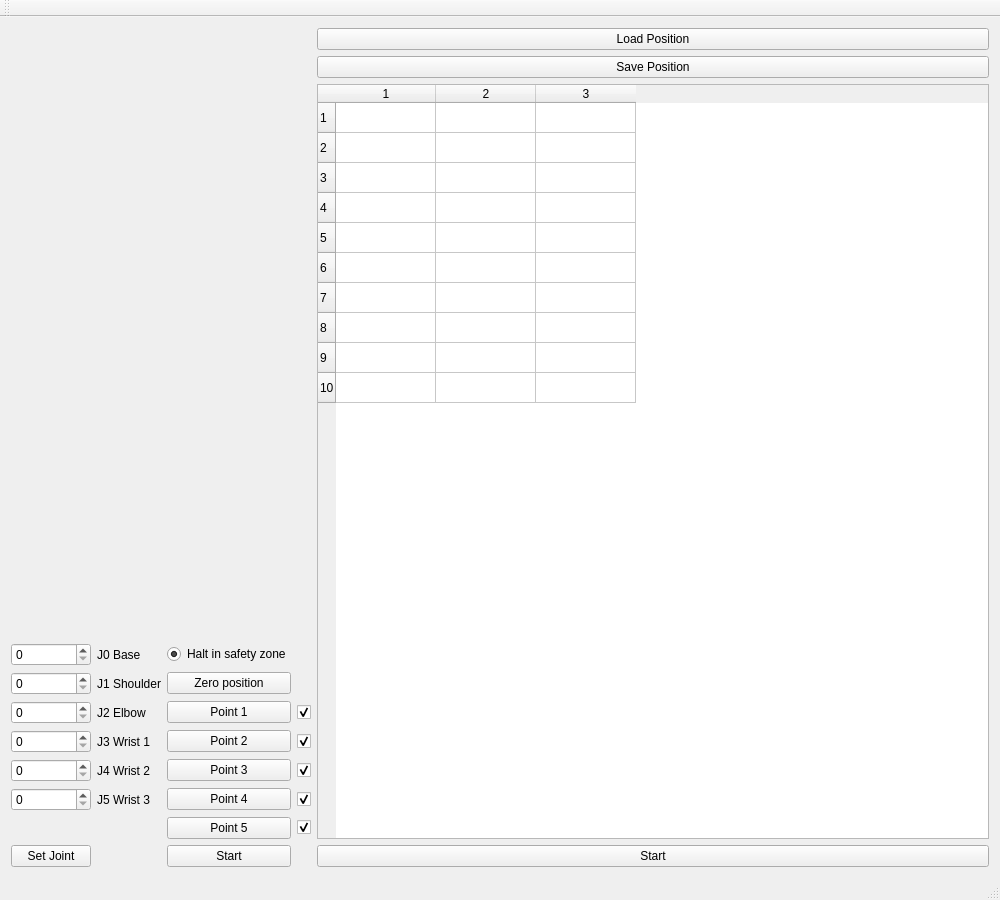
<?xml version="1.0" encoding="UTF-8"?>
<ui version="4.0">
 <class>MainWindow</class>
 <widget class="QMainWindow" name="MainWindow">
  <property name="enabled">
   <bool>true</bool>
  </property>
  <property name="geometry">
   <rect>
    <x>0</x>
    <y>0</y>
    <width>1000</width>
    <height>900</height>
   </rect>
  </property>
  <property name="minimumSize">
   <size>
    <width>1000</width>
    <height>600</height>
   </size>
  </property>
  <property name="windowTitle">
   <string>MainWindow</string>
  </property>
  <widget class="QWidget" name="centralWidget">
   <layout class="QHBoxLayout" name="horizontalLayout">
    <item>
     <layout class="QGridLayout" name="gridLayout">
      <item row="2" column="0">
       <layout class="QGridLayout" name="gridLayout_2">
        <property name="topMargin">
         <number>0</number>
        </property>
        <item row="1" column="1">
         <widget class="QLabel" name="label_1">
          <property name="text">
           <string>J1 Shoulder</string>
          </property>
         </widget>
        </item>
        <item row="7" column="2">
         <widget class="QPushButton" name="pushButton">
          <property name="text">
           <string>Start</string>
          </property>
         </widget>
        </item>
        <item row="4" column="0">
         <widget class="QSpinBox" name="spinBox_4"/>
        </item>
        <item row="7" column="0">
         <widget class="QPushButton" name="jontButton">
          <property name="text">
           <string>Set Joint</string>
          </property>
         </widget>
        </item>
        <item row="2" column="1">
         <widget class="QLabel" name="label_2">
          <property name="text">
           <string>J2 Elbow</string>
          </property>
         </widget>
        </item>
        <item row="0" column="2">
         <widget class="QRadioButton" name="haltButton">
          <property name="enabled">
           <bool>true</bool>
          </property>
          <property name="text">
           <string>Halt in safety zone</string>
          </property>
          <property name="checked">
           <bool>true</bool>
          </property>
         </widget>
        </item>
        <item row="6" column="2">
         <widget class="QPushButton" name="p5Button">
          <property name="enabled">
           <bool>true</bool>
          </property>
          <property name="text">
           <string>Point 5</string>
          </property>
         </widget>
        </item>
        <item row="4" column="3">
         <widget class="QCheckBox" name="checkBox_3">
          <property name="text">
           <string/>
          </property>
          <property name="checked">
           <bool>true</bool>
          </property>
         </widget>
        </item>
        <item row="1" column="0">
         <widget class="QSpinBox" name="spinBox_1"/>
        </item>
        <item row="3" column="1">
         <widget class="QLabel" name="label_3">
          <property name="text">
           <string>J3 Wrist 1</string>
          </property>
         </widget>
        </item>
        <item row="0" column="1">
         <widget class="QLabel" name="label_0">
          <property name="text">
           <string>J0 Base</string>
          </property>
         </widget>
        </item>
        <item row="3" column="0">
         <widget class="QSpinBox" name="spinBox_3"/>
        </item>
        <item row="2" column="2">
         <widget class="QPushButton" name="p1Button">
          <property name="text">
           <string>Point 1</string>
          </property>
         </widget>
        </item>
        <item row="6" column="3">
         <widget class="QCheckBox" name="checkBox_5">
          <property name="text">
           <string/>
          </property>
          <property name="checked">
           <bool>true</bool>
          </property>
         </widget>
        </item>
        <item row="1" column="2">
         <widget class="QPushButton" name="zeroButton">
          <property name="text">
           <string>Zero position</string>
          </property>
         </widget>
        </item>
        <item row="3" column="2">
         <widget class="QPushButton" name="p2Button">
          <property name="text">
           <string>Point 2</string>
          </property>
         </widget>
        </item>
        <item row="2" column="3">
         <widget class="QCheckBox" name="checkBox">
          <property name="text">
           <string/>
          </property>
          <property name="checked">
           <bool>true</bool>
          </property>
         </widget>
        </item>
        <item row="3" column="3">
         <widget class="QCheckBox" name="checkBox_2">
          <property name="text">
           <string/>
          </property>
          <property name="checkable">
           <bool>true</bool>
          </property>
          <property name="checked">
           <bool>true</bool>
          </property>
         </widget>
        </item>
        <item row="4" column="2">
         <widget class="QPushButton" name="p3Button">
          <property name="text">
           <string>Point 3</string>
          </property>
         </widget>
        </item>
        <item row="5" column="1">
         <widget class="QLabel" name="label_5">
          <property name="text">
           <string>J5 Wrist 3</string>
          </property>
         </widget>
        </item>
        <item row="2" column="0">
         <widget class="QSpinBox" name="spinBox_2"/>
        </item>
        <item row="5" column="0">
         <widget class="QSpinBox" name="spinBox_5"/>
        </item>
        <item row="0" column="0">
         <widget class="QSpinBox" name="spinBox_0"/>
        </item>
        <item row="4" column="1">
         <widget class="QLabel" name="label_4">
          <property name="text">
           <string>J4 Wrist 2</string>
          </property>
         </widget>
        </item>
        <item row="5" column="2">
         <widget class="QPushButton" name="p4Button">
          <property name="text">
           <string>Point 4</string>
          </property>
         </widget>
        </item>
        <item row="5" column="3">
         <widget class="QCheckBox" name="checkBox_4">
          <property name="text">
           <string/>
          </property>
          <property name="checked">
           <bool>true</bool>
          </property>
         </widget>
        </item>
       </layout>
      </item>
      <item row="1" column="0">
       <spacer name="verticalSpacer">
        <property name="orientation">
         <enum>Qt::Vertical</enum>
        </property>
        <property name="sizeHint" stdset="0">
         <size>
          <width>20</width>
          <height>40</height>
         </size>
        </property>
       </spacer>
      </item>
      <item row="0" column="0">
       <layout class="QVBoxLayout" name="verticalLayout"/>
      </item>
     </layout>
    </item>
    <item>
     <layout class="QGridLayout" name="gridLayout_3">
      <item row="3" column="2">
       <widget class="QPushButton" name="savePosButton">
        <property name="text">
         <string>Save Position</string>
        </property>
       </widget>
      </item>
      <item row="6" column="2">
       <widget class="QPushButton" name="startButton">
        <property name="text">
         <string>Start</string>
        </property>
       </widget>
      </item>
      <item row="5" column="2">
       <widget class="QTableWidget" name="tableWidget">
        <property name="rowCount">
         <number>10</number>
        </property>
        <property name="columnCount">
         <number>3</number>
        </property>
        <attribute name="horizontalHeaderCascadingSectionResizes">
         <bool>false</bool>
        </attribute>
        <row/>
        <row/>
        <row/>
        <row/>
        <row/>
        <row/>
        <row/>
        <row/>
        <row/>
        <row/>
        <column/>
        <column/>
        <column/>
       </widget>
      </item>
      <item row="2" column="2">
       <widget class="QPushButton" name="loadPosButton">
        <property name="text">
         <string>Load Position</string>
        </property>
       </widget>
      </item>
     </layout>
    </item>
   </layout>
  </widget>
  <widget class="QMenuBar" name="menuBar">
   <property name="geometry">
    <rect>
     <x>0</x>
     <y>0</y>
     <width>1000</width>
     <height>20</height>
    </rect>
   </property>
  </widget>
  <widget class="QToolBar" name="mainToolBar">
   <attribute name="toolBarArea">
    <enum>TopToolBarArea</enum>
   </attribute>
   <attribute name="toolBarBreak">
    <bool>false</bool>
   </attribute>
  </widget>
  <widget class="QStatusBar" name="statusBar"/>
 </widget>
 <layoutdefault spacing="6" margin="11"/>
 <resources/>
 <connections/>
</ui>
